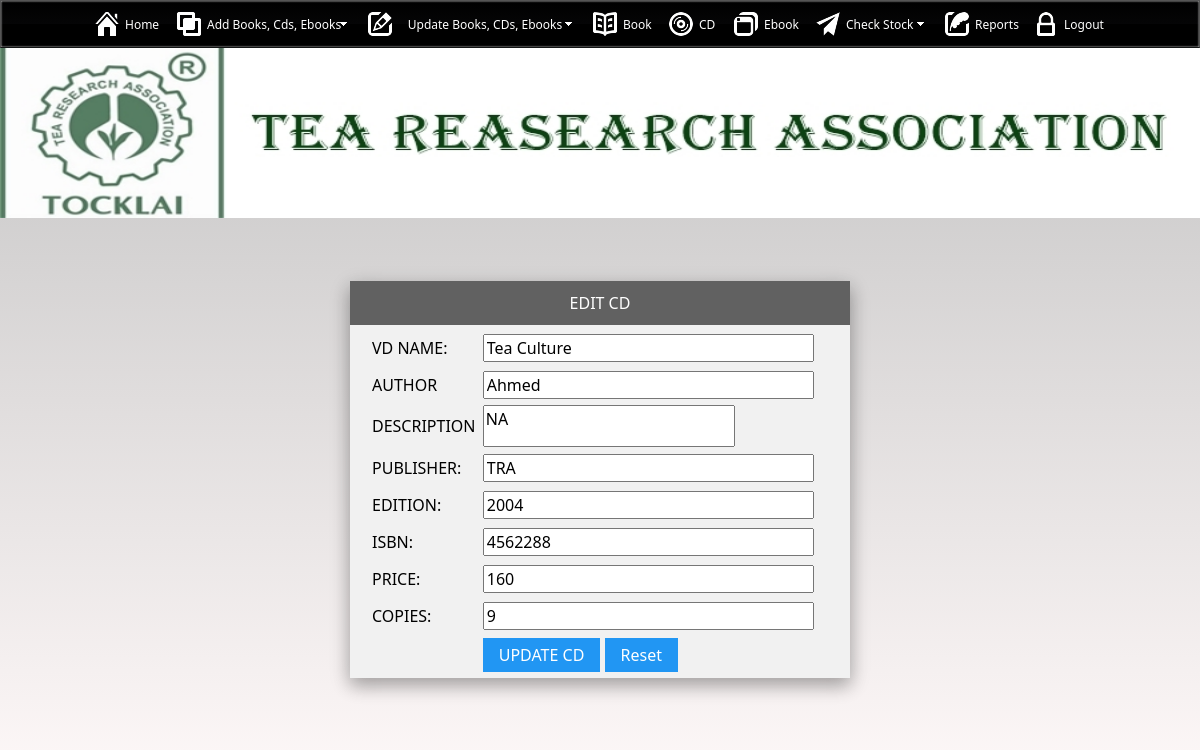
Page /admin/updatecd.php?id=2 on the committed database.
### tables this page shows
CREATE TABLE `cd`  (
  `cid` int(11) NOT NULL AUTO_INCREMENT,
  `name` varchar(255) NULL DEFAULT NULL,
  `author` varchar(255) NULL DEFAULT NULL,
  `des` varchar(255) NULL DEFAULT NULL,
  `edition` varchar(255) NULL DEFAULT NULL,
  `publisher` varchar(255) NULL DEFAULT NULL,
  `isbn` varchar(255) NULL DEFAULT NULL,
  `price` int(10) NULL DEFAULT NULL,
  `copies` int(50) NULL DEFAULT NULL,
  PRIMARY KEY (`cid`) USING BTREE
);

### admin/updatecd.php (the view, shortened to what this page needs)
<?php
require('connect.php');
	$id=$_GET['id'];
	$q="select * from cd where cid=$id";
	 $res=mysqli_query($conn,$q) or die("Can't Execute Query...");
	 if($res){
						      	$row=mysqli_fetch_array($res,MYSQLI_ASSOC);
						      }
	?>
<html>
<head>
<link href="a1style.css" rel="stylesheet" type="text/css">
<link href="style.css" rel="stylesheet" type="text/css">
<link rel="stylesheet" href="index_files/mbcsmbmcp.css" type="text/css" />
</head>
<body>
 <?php include('menu.php'); ?>
 <div id="banner">
		<img src="images/banner.jpg" width="100%" height="170"  alt=""/>
</div>
 <div class="a1-container a1-small a1-padding-32" style="margin-top:3%; margin-bottom:2px;">
        <div class="a1-card-8 a1-light-gray" style="width:500px; margin:0 auto;">
		<div class="a1-container a1-dark-gray a1-center">
        	<h6>EDIT CD</h6>
        </div>
       <form id="form1" name="form1" method="post" class="a1-container" action="saveupdatecddb.php">
         <table width="100%" border="0" align="center">
         <tr>
           <td height="35"><table width="100%" border="0" align="center">
           	 <tr>
           	   <td height="35">VD NAME:</td>
           	   <td height="35"><input type='text' name="name" value="<?php echo $row['name']?>" size="30"></td>
         	   </tr>
			   <tr>
               <td height="35">AUTHOR</td>
               <td height="35"><input type='text' name="author" value="<?php echo $row['author']?>" size="30" required/></td></td>
             </tr>
             <tr>
               <td height="35">DESCRIPTION</td>
               <td height="35"><label for="textarea"></label>
                 <textarea name="desc" id="textarea"   type='text' style="margin: 0px; width: 252px; height: 42px;resize:none;"><?php echo $row['des']?></textarea></td></td>
             </tr>
             <tr>
               <td height="35">PUBLISHER:</td>
               <td height="35"><input type='text' value="<?php echo $row['publisher']?>" name="publisher"  size="30" required/></td></td>
             </tr>
             <tr>
               <td height="35">EDITION:</td>
               <td height="35"><input type='text' name="edition" value="<?php echo $row['edition']?>"  size="30" required/></td></td>
             </tr>
            <tr>
               <td height="35">ISBN:</td>
               <td height="35"><input type='text' name="isbn" value="<?php echo $row['isbn']?>" size="30" required/><td></td>
             </tr>
              <tr>
               <td height="35">PRICE:</td>
               <td height="35"><input name="price" value="<?php echo $row['price']?>" size="30" required/></td></td>
             </tr>
			 <tr>
               <td height="35">COPIES:</td>
               <td height="35"><input name="copies" value="<?php echo $row['copies']?>"  size="30" required/></td></td>
             </tr>
             <tr>
             <tr>
               <td height="35">&nbsp;</td>
               <td height="35"><input class="a1-btn a1-blue" type="submit" name="submit" id="submit" value="UPDATE CD" >
                 <input class="a1-btn a1-blue" type="reset" name="reset" id="reset" value="Reset"></td>
             </tr>
           </table></td>
       </form>
    </div>
    </div>
</body>
</html>

### admin/a1style.css (style rules this page uses)
*,*:before,*:after { box-sizing:inherit }
html { -ms-text-size-adjust:100%;-webkit-text-size-adjust:100% }
body { margin:0 }
img { border-style:none }
button,input,select,textarea { font:inherit;margin:0 }
button,input { overflow:visible }
button,html [type=button],[type=reset],[type=submit] { -webkit-appearance:button }
textarea { overflow:auto }
html,body { font-family:Verdana,sans-serif;font-size:15px;line-height:1.5 }
html { overflow-x:hidden }
h1,h2,h3,h4,h5,h6,.a1-slim,.a1-wide { font-family:"Segoe UI",Arial,sans-serif }
h6 { font-size:16px }
h1,h2,h3,h4,h5,h6 { font-weight:400;margin:10px 0 }
img { margin-bottom:-5px }
.a1-btn,.a1-btn-block,.a1-button { border:none;display:inline-block;outline:0;padding:6px 16px;vertical-align:middle;overflow:hidden;text-decoration:none!important;color:#fff;background-color:#000;text-align:center;cursor:pointer;white-space:nowrap }
.a1-btn,.a1-btn-floating,.a1-btn-floating-large,.a1-closenav,.a1-opennav,.a1-btn-block,.a1-button { -webkit-touch-callout:none;-webkit-user-select:none;-khtml-user-select:none;-moz-user-select:none;-ms-user-select:none;user-select:none }
.a1-btn,.a1-btn-floating,.a1-dropnav a,.a1-btn-floating-large,.a1-btn-block, .a1-navbar a,.a1-navblock a,.a1-sidenav a,.a1-pagination li a,.a1-hoverable tbody tr,.a1-hoverable li, .a1-accordion-content a,.a1-dropdown-content a,.a1-dropdown-click:hover,.a1-dropdown-hover:hover,.a1-opennav,.a1-closenav,.a1-closebtn,*[class*="a1-hover-"] { -webkit-transition:background-color .25s,color .15s,box-shadow .25s,opacity 0.25s,filter 0.25s,border 0.15s;transition:background-color .25s,color .15s,box-shadow .15s,opacity .25s,filter .25s,border .15s }
.a1-container:after,.a1-container:before,.a1-panel:after,.a1-panel:before,.a1-row:after,.a1-row:before,.a1-row-padding:after,.a1-row-padding:before,.a1-cell-row:before,.a1-cell-row:after, .a1-topnav:after,.a1-topnav:before,.a1-clear:after,.a1-clear:before,.a1-btn-group:before,.a1-btn-group:after,.a1-btn-bar:before,.a1-btn-bar:after,.a1-bar:before,.a1-bar:after { content:"";display:table;clear:both }
.a1-small { font-size:12px!important }
.a1-center { text-align:center!important }
.a1-padding-32 { padding-top:32px!important;padding-bottom:32px!important }
.a1-container { padding:0.01em 16px }
.a1-card-8 { box-shadow:0 8px 16px 0 rgba(0,0,0,0.2),0 6px 20px 0 rgba(0,0,0,0.19)!important }
.a1-blue,.a1-hover-blue:hover { color:#fff!important;background-color:#2196F3!important }
.a1-light-grey,.a1-hover-light-grey:hover,.a1-light-gray,.a1-hover-light-gray:hover { color:#000!important;background-color:#f1f1f1!important }
.a1-dark-grey,.a1-hover-dark-grey:hover,.a1-dark-gray,.a1-hover-dark-gray:hover { color:#fff!important;background-color:#616161!important }

### admin/style.css (style rules this page uses)
body { margin:0; font-family:Segoe, "Segoe UI", "DejaVu Sans", "Trebuchet MS", Verdana, sans-serif; background-image: -webkit-gradient(linear, 50.00% 0.00%, 50.00% 100.00%, color-stop( 0% , rgba(193,193,193,1.00)),color-stop( 100% , rgba(255,249,249,1.00))); background-image: -webkit-linear-gradient(270deg,rgba(193,193,193,1.00) 0%,rgba(255,249,249,1.00) 100%); background-image: linear-gradient(180deg,rgba(193,193,193,1.00) 0%,rgba(255,249,249,1.00) 100%); }

### rows in the picture
cd: name "Tea Culture", author "Ahmed", desc "NA", publisher "TRA", edition "2004", isbn "4562288", price "160", copies "9"
